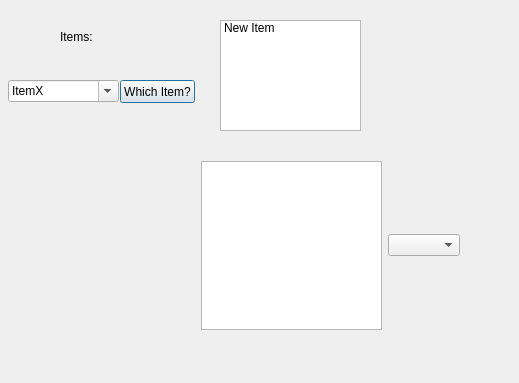
<?xml version="1.0" encoding="UTF-8"?>
<ui version="4.0">
 <class>ComboBoxDialog</class>
 <widget class="QDialog" name="ComboBoxDialog">
  <property name="geometry">
   <rect>
    <x>0</x>
    <y>0</y>
    <width>519</width>
    <height>383</height>
   </rect>
  </property>
  <property name="windowTitle">
   <string>ComboBoxDialog</string>
  </property>
  <widget class="QLabel" name="label">
   <property name="geometry">
    <rect>
     <x>60</x>
     <y>30</y>
     <width>47</width>
     <height>13</height>
    </rect>
   </property>
   <property name="text">
    <string>Items:</string>
   </property>
  </widget>
  <widget class="QPushButton" name="pushButton">
   <property name="geometry">
    <rect>
     <x>120</x>
     <y>80</y>
     <width>75</width>
     <height>23</height>
    </rect>
   </property>
   <property name="text">
    <string>Which Item?</string>
   </property>
  </widget>
  <widget class="QComboBox" name="comboBox_2">
   <property name="geometry">
    <rect>
     <x>8</x>
     <y>80</y>
     <width>111</width>
     <height>22</height>
    </rect>
   </property>
   <property name="editable">
    <bool>true</bool>
   </property>
   <item>
    <property name="text">
     <string>ItemX</string>
    </property>
   </item>
  </widget>
  <widget class="QWidget" name="horizontalLayoutWidget">
   <property name="geometry">
    <rect>
     <x>190</x>
     <y>150</y>
     <width>281</width>
     <height>191</height>
    </rect>
   </property>
   <layout class="QHBoxLayout" name="horizontalLayout">
    <item>
     <widget class="QGraphicsView" name="graphicsView"/>
    </item>
    <item>
     <layout class="QVBoxLayout" name="verticalLayout">
      <item>
       <widget class="QComboBox" name="comboBox"/>
      </item>
     </layout>
    </item>
   </layout>
  </widget>
  <widget class="QListWidget" name="listWidget">
   <property name="geometry">
    <rect>
     <x>220</x>
     <y>20</y>
     <width>141</width>
     <height>111</height>
    </rect>
   </property>
   <property name="selectionMode">
    <enum>QAbstractItemView::MultiSelection</enum>
   </property>
   <item>
    <property name="text">
     <string>New Item</string>
    </property>
   </item>
  </widget>
  <zorder>pushButton</zorder>
  <zorder>comboBox_2</zorder>
  <zorder>horizontalLayoutWidget</zorder>
  <zorder>listWidget</zorder>
  <zorder>label</zorder>
 </widget>
 <layoutdefault spacing="6" margin="11"/>
 <resources/>
 <connections/>
</ui>
